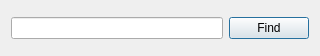
<?xml version="1.0" encoding="UTF-8"?>
<ui version="4.0">
 <class>FindDialog</class>
 <widget class="QDialog" name="FindDialog">
  <property name="geometry">
   <rect>
    <x>0</x>
    <y>0</y>
    <width>320</width>
    <height>56</height>
   </rect>
  </property>
  <property name="windowTitle">
   <string>Find Text</string>
  </property>
  <layout class="QGridLayout" name="gridLayout">
   <item row="0" column="0">
    <widget class="QLineEdit" name="lineEdit"/>
   </item>
   <item row="0" column="1">
    <widget class="QPushButton" name="pushButton_find">
     <property name="text">
      <string>Find</string>
     </property>
    </widget>
   </item>
  </layout>
 </widget>
 <resources/>
 <connections/>
</ui>
